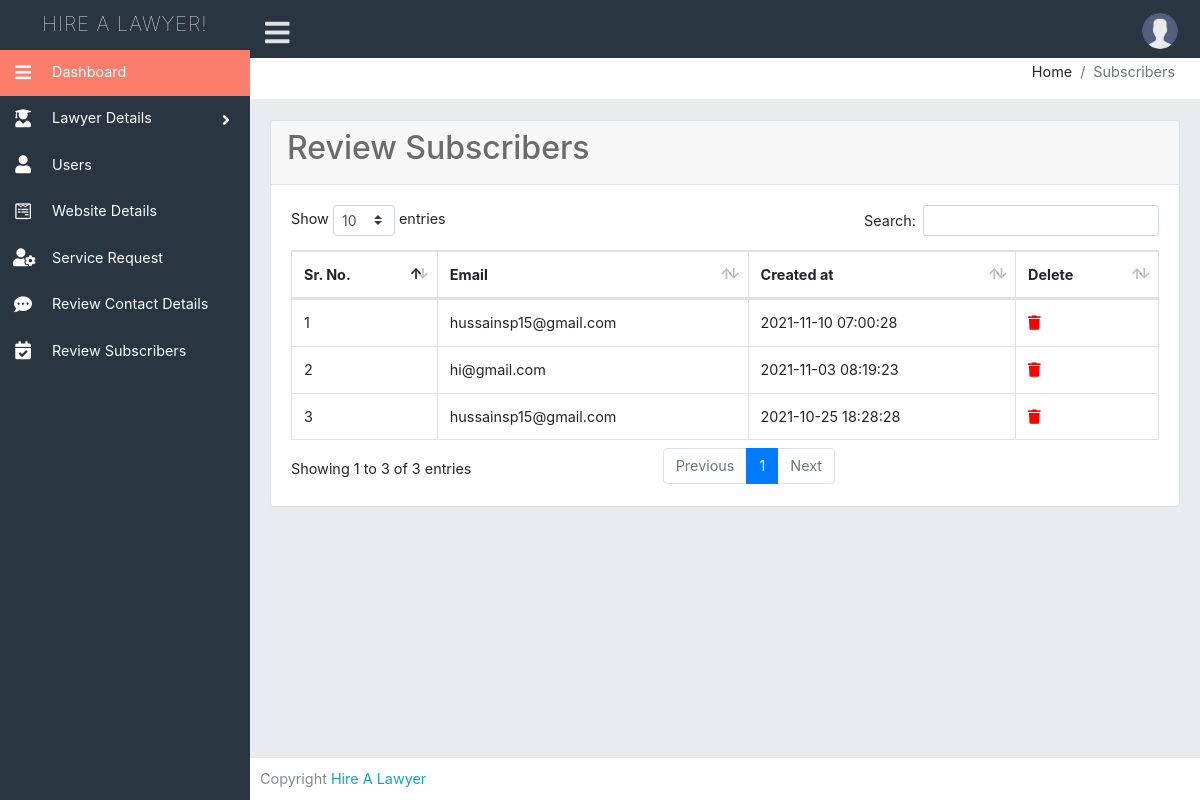
The app's page /admin/review-subscribers.php (signed in) with its own data.
### tables this page shows
CREATE TABLE `subscribe` (
  `id` int(11) NOT NULL,
  `email` varchar(50) NOT NULL,
  `created` timestamp NOT NULL DEFAULT current_timestamp()
);

### admin/review-subscribers.php (the view, shortened to what this page needs)
<?php include 'header.php';  ?>
<div class="content-page">
  <div class="content">
    <div class="container-fluid">
      <div class="row">
        <div class="col-xl-12">
          <div class="breadcrumb-holder">
            <ol class="breadcrumb float-right">
              <li class="breadcrumb-item">Home</li>
              <li class="breadcrumb-item active">Subscribers</li>
            </ol>
            <div class="clearfix"></div>
          </div>
        </div>
      </div>
      <div class="row">
        <div class="col-xs-12 col-sm-12 col-md-12 col-lg-12 col-xl-12">
          <div class="card mb-3">
            <div class="card-header">
              <h2>Review Subscribers</h2>
            </div>
            <div class="card-body">
              <div class="table-responsive">
                <table class="table table-bordered table-hover display" style="width:100%" id="myTable">
                  <thead>
                    <tr>
                      <th>Sr. No.</th>
                      <th>Email</th>
                      <th>Created at</th>
                      <th>Delete</th>
                    </tr>
                  </thead>
                  <?php
                  $query = mysqli_query($con, "select * from subscribe ORDER BY id DESC");
                  $cnt = 1;
                  while ($row = mysqli_fetch_array($query)) {
                  ?>
                    <tr>
                      <td><?php echo ($cnt); ?></td>
                      <td><?php echo ($row['email']) ?></td>
                      <td><?php echo ($row['created']) ?></td>
                      <td>
                        <a href="javascript:void(0)" class="delete_btn_ajax"><i class="fas fa-trash icon-del"></i>
                        </a>
                      </td>
                    </tr>
                  <?php $cnt++;
                  }; ?>
                </table>
              </div>
            </div>
          </div>
        </div>
      </div>
    </div>
  </div>
</div>
<?= include 'footer.php'; ?>

### admin/assets/css/style.css (style rules this page uses)
html { position: relative; min-height: 100% }
a .icon-del { color: red; }
body { font-size: .9rem; background-color: #e9ecef; padding-bottom: 50px }
a { color: #0ca4ca; text-decoration: none }
.breadcrumb-holder { background-color: #fff; margin: 0 -20px 20px -20px; padding: 11px 25px 0 25px; box-shadow: none; border-bottom: 1px solid #ececec }
.breadcrumb-holder .breadcrumb { padding: 0; background-color: transparent!important; line-height: 1.4rem; }
.card-header { color: #6b6b6b; border-bottom: 1px solid rgba(111, 111, 111, .13); padding: 0.5rem 1rem; }
a { outline: 0!important; text-decoration: none!important }
.row { margin-right: -10px; margin-left: -10px }
.col, .col-1, .col-10, .col-11, .col-12, .col-2, .col-3, .col-4, .col-5, .col-6, .col-7, .col-8, .col-9, .col-lg, .col-lg-1, .col-lg-10, .col-lg-11, .col-lg-12, .col-lg-2, .col-lg-3, .col-lg-4, .col-lg-5, .col-lg-6, .col-lg-7, .col-lg-8, .col-lg-9, .col-md, .col-md-1, .col-md-10, .col-md-11, .col-md-12, .col-md-2, .col-md-3, .col-md-4, .col-md-5, .col-md-6, .col-md-7, .col-md-8, .col-md-9, .col-sm, .col-sm-1, .col-sm-10, .col-sm-11, .col-sm-12, .col-sm-2, .col-sm-3, .col-sm-4, .col-sm-5, .col-sm-6, .col-sm-7, .col-sm-8, .col-sm-9, .col-xl, .col-xl-1, .col-xl-10, .col-xl-11, .col-xl-12, .col-xl-2, .col-xl-3, .col-xl-4, .col-xl-5, .col-xl-6, .col-xl-7, .col-xl-8, .col-xl-9 { padding-right: 10px; padding-left: 10px }
.content-page { margin-left: 250px; overflow: hidden }
.content-page .content { padding: 0 5px; margin-top: 50px }

### records on screen
subscribe: email "hussainsp15@gmail.com", created "2021-11-10 07:00:28"
subscribe: email "hi@gmail.com", created "2021-11-03 08:19:23"
subscribe: email "hussainsp15@gmail.com", created "2021-10-25 18:28:28"
